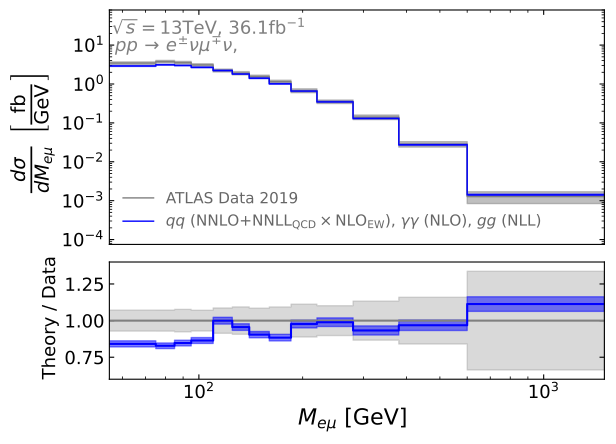

Here is the Python script that generated this plot:
import matplotlib.pyplot as plt
import numpy as np
import sys

sys.path.insert(1, '..')

from plot_funcs import array_for_plot


bin_sizes15 = np.array([20, 20, 10, 10, 15, 15, 15, 20, 25, 35, 60, 100, 220, 900, 900])
bins15 = [0, 55, 75, 85, 95, 110, 125, 140, 160, 185, 220, 280, 380, 600, 1500]



atlas15=2*array_for_plot(np.load("../Data_numpy_for_figures/13TeV_ATLAS/mll_atlas.npy"))
atlas15_err=2*array_for_plot(np.load("../Data_numpy_for_figures/13TeV_ATLAS/mll_atlas_err.npy"))


nnllnnlonloew_ggphoton_centre=2*array_for_plot(np.load("../SM_Construction/mll_13TeV_veto35_sm_centre.npy"))
nnllnnlonloew_ggphoton_min=2*array_for_plot(np.load("../SM_Construction/mll_13TeV_veto35_sm_min.npy"))
nnllnnlonloew_ggphoton_max=2*array_for_plot(np.load("../SM_Construction/mll_13TeV_veto35_sm_max.npy"))



plt.figure(figsize=(16, 12),dpi=100)

fig, axs = plt.subplots(2, 1, gridspec_kw={'height_ratios': [2, 1]}, sharex=True)

axs[1].set_xlabel(r"$M_{e\mu}$ [GeV] ",\
               fontsize=16,color="black")
axs[0].set_ylabel(r"$\frac{d\sigma}{dM_{e\mu}}$ $\left[\frac{\mathrm{fb}}{\mathrm{GeV}}\right]$ ",\
               fontsize=20,color="black")
axs[1].set_ylabel(r" Theory / Data",\
               fontsize=13,color="black")

axs[0].annotate(r'$\sqrt{s} = 13$TeV, $36.1$fb$^{-1}$', 
            xy=(56,  1.2*4*10**1), 
            fontsize=13,
            alpha=0.5,
            color="k",
            ha='left', 
            va='top',
            multialignment='left')
axs[0].annotate(r'$\, p p\, \to\, e^{\pm}\nu\mu^{\mp}\nu, $', 
            xy=(56, 1.7*10**1), 
            fontsize=13,
            alpha=0.5,
            color="k",
            ha='left', 
            va='top',
            multialignment='left')

axs[0].step(bins15, atlas15/bin_sizes15, color='grey', label='ATLAS Data 2019', where="post", linewidth=1)
axs[0].fill_between(bins15, (atlas15-atlas15_err)/bin_sizes15, (atlas15+atlas15_err)/bin_sizes15,
                     color='grey', alpha=0.5, step="post")


axs[0].step(bins15, nnllnnlonloew_ggphoton_centre/bin_sizes15, color='b', label=r'$qq$ (NNLO+NNLL$_{\mathrm{QCD}}\times$NLO$_{\mathrm{EW}}$), $\gamma\gamma$ (NLO), $gg$ (NLL)', where="post", linewidth=1)
axs[0].fill_between(bins15, nnllnnlonloew_ggphoton_min/bin_sizes15, nnllnnlonloew_ggphoton_max/bin_sizes15,
                     color='b', alpha=0.5, step="post")



axs[0].semilogy()
leg = axs[0].legend(loc="lower left", fontsize=11, frameon=False, labelcolor="k")

for t in leg.texts:
    t.set_alpha(0.6)

axs[0].set_xlim(55, 1500)
axs[0].set_ylim(0.75*10**-4, 80)


ratio_matrix_all=(nnllnnlonloew_ggphoton_centre)/(atlas15)
ratio_matrix_all_min=(nnllnnlonloew_ggphoton_min)/(atlas15)
ratio_matrix_all_max=(nnllnnlonloew_ggphoton_max)/(atlas15)


axs[1].step(bins15, atlas15/(atlas15) , color='grey', where="post")
axs[1].fill_between(bins15, (atlas15-atlas15_err)/(atlas15), (atlas15+atlas15_err)/(atlas15), color='grey', alpha=0.3, step="post")

axs[1].step(bins15, ratio_matrix_all, color='b', where="post")

axs[1].fill_between(bins15, ratio_matrix_all_min, ratio_matrix_all_max,
                     color='b', alpha=0.5, step="post")                     
axs[0].set_xlim(55, 1500)
axs[0].loglog()
axs[1].set_ylim(0.6, 1.4)

axs[0].tick_params(which="both", labelsize=13, direction='in', right=True, top=True, bottom=False)
axs[1].tick_params(which="both", labelsize=13, direction='in', right=True)
plt.subplots_adjust(hspace=0.1)

plt.savefig("figure_6.pdf", bbox_inches='tight')
